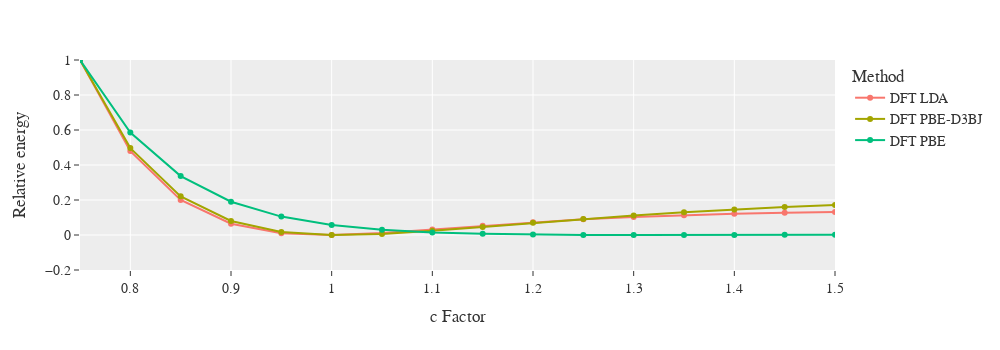

Source (notebook cell):
### Code cell
plot=px.line(df_fp, x='c Factor', y='Relative energy', color='Method', markers=True, template='ggplot2')
plot.update_layout(font_family="Serif",font_size=14,
                   xaxis=dict(
                       range=[0.75,1.5]
                   ),
                   yaxis=dict(
                       range=[-0.2,1]
                   ),
                   width=1000,
                   height=350)

### Figure 1 — Plotly figure (JSON) as saved in the notebook; plotly's stock layout.template omitted (floating-point values rounded to 4 significant figures)
{"data": [{"hovertemplate": "Method=DFT LDA<br>c Factor=%{x}<br>Relative energy=%{y}<extra></extra>", "legendgroup": "DFT LDA", "line": {"color": "#F8766D", "dash": "solid"}, "marker": {"symbol": "circle"}, "mode": "lines+markers", "name": "DFT LDA", "orientation": "v", "showlegend": true, "type": "scatter", "x": [0.75, 0.8, 0.85, 0.9, 0.95, 1, 1.05, 1.1, 1.15, 1.2, 1.25, 1.3, 1.35, 1.4, 1.45, 1.5], "xaxis": "x", "y": [1, 0.4794, 0.2004, 0.06463, 0.01037, 0, 0.01117, 0.03103, 0.05257, 0.07246, 0.08934, 0.1029, 0.1135, 0.1216, 0.1275, 0.1318], "yaxis": "y"}, {"hovertemplate": "Method=DFT PBE-D3BJ<br>c Factor=%{x}<br>Relative energy=%{y}<extra></extra>", "legendgroup": "DFT PBE-D3BJ", "line": {"color": "#A3A500", "dash": "solid"}, "marker": {"symbol": "circle"}, "mode": "lines+markers", "name": "DFT PBE-D3BJ", "orientation": "v", "showlegend": true, "type": "scatter", "x": [0.75, 0.8, 0.85, 0.9, 0.95, 1, 1.05, 1.1, 1.15, 1.2, 1.25, 1.3, 1.35, 1.4, 1.45, 1.5], "xaxis": "x", "y": [1, 0.4965, 0.2208, 0.07987, 0.01771, 0, 0.006075, 0.02376, 0.04608, 0.06929, 0.09146, 0.1117, 0.1297, 0.1456, 0.1593, 0.1711], "yaxis": "y"}, {"hovertemplate": "Method=DFT PBE<br>c Factor=%{x}<br>Relative energy=%{y}<extra></extra>", "legendgroup": "DFT PBE", "line": {"color": "#00BF7D", "dash": "solid"}, "marker": {"symbol": "circle"}, "mode": "lines+markers", "name": "DFT PBE", "orientation": "v", "showlegend": true, "type": "scatter", "x": [0.75, 0.8, 0.85, 0.9, 0.95, 1, 1.05, 1.1, 1.15, 1.2, 1.25, 1.3, 1.35, 1.4, 1.45, 1.5], "xaxis": "x", "y": [1, 0.5854, 0.3367, 0.1901, 0.1051, 0.05666, 0.02947, 0.01449, 0.006464, 0.002404, 0.0005845, 0, 0.0001144, 0.0006006, 0.001233, 0.001871], "yaxis": "y"}], "layout": {"font": {"family": "Serif", "size": 14}, "height": 350, "legend": {"title": {"text": "Method"}, "tracegroupgap": 0}, "margin": {"t": 60}, "width": 1000, "xaxis": {"anchor": "y", "domain": [0, 1], "range": [0.75, 1.5], "title": {"text": "c Factor"}}, "yaxis": {"anchor": "x", "domain": [0, 1], "range": [-0.2, 1], "title": {"text": "Relative energy"}}}}
